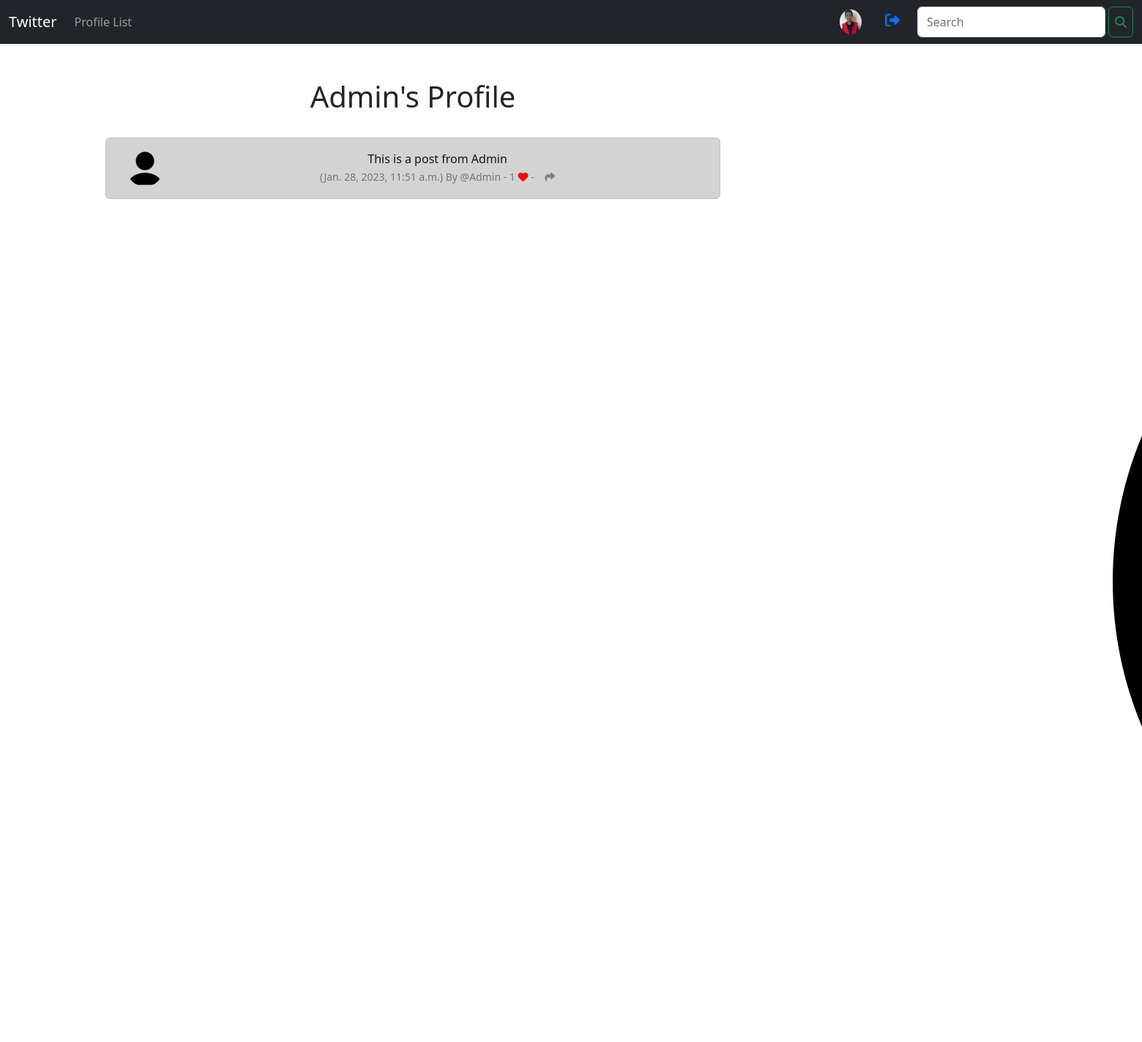
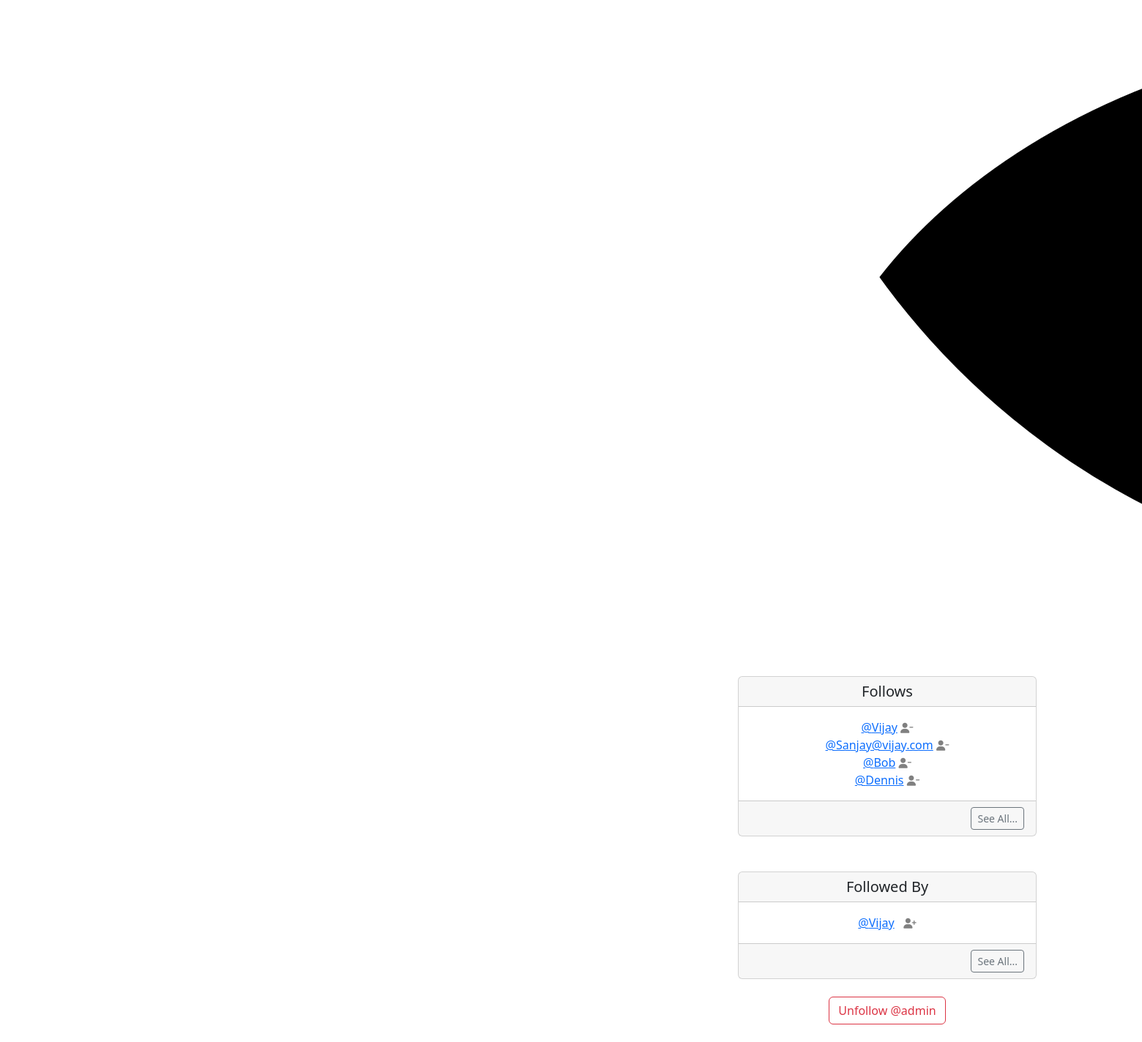
The app's page /profile/2 (signed in) with its own data (2 pictures, top to bottom).
### twitter/models.py (models this page shows, shortened)
class Profile(models.Model):
	user = models.OneToOneField(User, on_delete=models.CASCADE)
	follows = models.ManyToManyField("self",
		related_name="followed_by",
		symmetrical=False,
		blank=True)
	date_modified = models.DateTimeField(User, auto_now=True)
	profile_image = models.ImageField(null=True, blank=True, upload_to="images/")
	profile_bio = models.CharField(null=True, blank=True, max_length=500)
	homepage_link = models.CharField(null=True, blank=True, max_length=100)
	facebook_link = models.CharField(null=True, blank=True, max_length=100)
	instagram_link = models.CharField(null=True, blank=True, max_length=100)
	linkedin_link = models.CharField(null=True, blank=True, max_length=100)
	def __str__(self):
		return self.user.username

class Tweet(models.Model):
	user = models.ForeignKey(
		User, related_name="tweets",
		on_delete=models.DO_NOTHING
		)
	body = models.CharField(max_length=200)
	created_at = models.DateTimeField(auto_now_add=True)
	likes = models.ManyToManyField(User, related_name="tweet_like", blank=True)
	def number_of_likes(self):
		return self.likes.count()

### twitter/views.py (the view, shortened to what this page needs)
# urls.py: path('profile/<int:pk>', views.profile, name='profile'),
def profile(request, pk):
	if request.user.is_authenticated:
		profile = Profile.objects.get(user_id=pk)
		tweets = Tweet.objects.filter(user_id=pk).order_by("-created_at")
		return render(request, "profile.html", {"profile":profile,"tweets":tweets})
	else:
		messages.success(request, ("You Must Be Logged In To View This Page..."))
		return redirect('home')

### twitter/templates/profile.html (shortened to what this page needs)
{% extends 'base.html' %}
{% load static %}
{% block content %}
{% if profile %}
	<div class="container text-center">
		<div class="row">
			<div class="col-8">
				<h1>{{ profile.user.username }}'s Profile</h1>
				<br/>
				{% if tweets %}
					{% for tweet in tweets %}
			<div class="alert alert-dark" role="alert">
	<div class="container">
		<div class="row">
			<div class="col-1">
				{% if profile.profile_image %}
				<img src="{{ profile.profile_image.url }}" width=50 height=50 class="rounded-circle" alt="{{ profile.user.username }}">
				{% else %}
				<img src="{% static 'images/default_profile_pic.png' %}" width=50 height=50 class="rounded-circle" alt="{{ profile.user.username }}">
				{% endif %}
			</div>
			<div class="col-11">
				{{ tweet.body }}<br/>
				<small class="text-muted">
					({{ tweet.created_at}}) By
					@{{ tweet.user.username }}
					- {{ tweet.number_of_likes }}
					{% if user in tweet.likes.all %}
						<a href="{% url 'tweet_like' tweet.id %}"><i class="fa-solid fa-heart" style="color:red"></i></a>
					{% else %}
						<a href="{% url 'tweet_like' tweet.id %}"><i class="fa fa-heart-o" style="color:red"></i></a>
					{% endif %} -
					&nbsp;&nbsp;
					<a href="{% url 'tweet_share' tweet.id %}">
						<i class="fa-solid fa-share" style="color:gray"></i>
					</a>
					</small>
						</div><br/><br/>
			</div>
		</div>
	</div>
					{% endfor %}
				{% endif %}
			</div>
			<div class="col-4">
				<br/><br/><br/>
				{% if profile.profile_image %}
				<img src="{{ profile.profile_image.url }}" class="rounded-circle">
				<br/><br/>
				{% endif %}
<br/><br/>
<br/><br/>
	<div class="card">
		<h5 class="card-header">Follows</h5>
		<div class="card-body">
			<p class="card-text">
				{% for follows in profile.follows.all %}
					<a href="{% url 'profile' follows.user.id %}">@{{ follows }}</a>
					<a href="{% url 'unfollow' follows.user.id %}">
						<i class="fa fa-user-minus small" style="color:gray"></i>
					</a>
					<br/>
				{% endfor %}
			</p>
		</div>
		<div class="card-footer text-end">
			<a href="{% url 'follows' profile.user.id %}"
			class="btn btn-sm btn-outline-secondary">See All...</a>
		</div>
</div>
			<br/><br/>
			<div class="card">
				<h5 class="card-header">Followed By</h5>
				<div class="card-body">
					<p class="card-text">
						{% for followings in profile.followed_by.all %}
							<a href="{% url 'profile' followings.user.id %}">@{{ followings }}</a>&nbsp;&nbsp;
								<a href="{% url 'follow' followings.user.id %}">
									<i class="fa fa-user-plus small" style="color:gray"></i>
								</a>
							<br/>
						{% endfor %}
					</p>
				</div>
				<div class="card-footer text-end">
					<a href="{% url 'followers' profile.user.id %}" class="btn btn-sm btn-outline-secondary">See All...</a>
				</div>
			</div>
			<br/>
<form method=POST>
{% if profile in user.profile.follows.all %}
  <button class="btn btn-outline-danger" name="follow" value="unfollow" type="submit">
    Unfollow @{{ profile.user.username|lower}}
  </button>
{% else %}
	<button class="btn btn-outline-success" name="follow" value="follow" type="submit">
    Follow @{{ profile.user.username|lower}}
  </button>
{% endif %}
</form>
<br/>
			</div>
		</div>
	</div>
{% endif %}
{% endblock %}

### twitter/templates/navbar.html (shortened to what this page needs)
<nav class="navbar navbar-expand-lg navbar-dark bg-dark">
  <div class="container-fluid">
    <a class="navbar-brand" href="{% url 'home' %}">Twitter</a>
    <div class="collapse navbar-collapse" id="navbarSupportedContent">
      <ul class="navbar-nav me-auto mb-2 mb-lg-0">
        <li class="nav-item">
          <a class="nav-link" href="{% url 'profile_list' %}">Profile List</a>
        </li>
      </ul>
      {% if user.is_authenticated %}
        <ul class="navbar-nav ml-auto">
          <li class="nav-link navbar-brand">
            <a href="{% url 'profile' request.user.id %}">
              {% if user.profile.profile_image %}
                <img src="{{ user.profile.profile_image.url }}" class="rounded-circle" width=30>
              {% else %}
                {{ user }}
              {% endif %}
            </a>
          </li>
          <li class="nav-link navbar-brand">
            <a
            href="{% url 'logout' %}"><i class="fa fa-sign-out" aria-hidden="true"></i></a>
          </li>
        </ul>
      {% endif %}
      <form class="d-flex" action="search" method="POST">
        <input class="form-control me-1" type="search" name="name" placeholder="Search" aria-label="Search">
        <button class="btn btn-outline-success p-2" type="submit"><i class="fa fa-search" aria-hidden="true"></i></button>
      </form>
    </div>
  </div>
</nav>

### records on screen
Profile: user.username "Admin", profile_image (placeholder picture), user.username "admin"
Tweet: profile_image (placeholder picture), body "This is a post from Admin", created_at "Jan. 28, 2023, 11:51 a.m.", user.username "Admin", number_of_likes "1"
Profile: user.username "Vijay"
Profile: user.username "Sanjay@vijay.com"
Profile: user.username "Bob"
Profile: user.username "Dennis"
